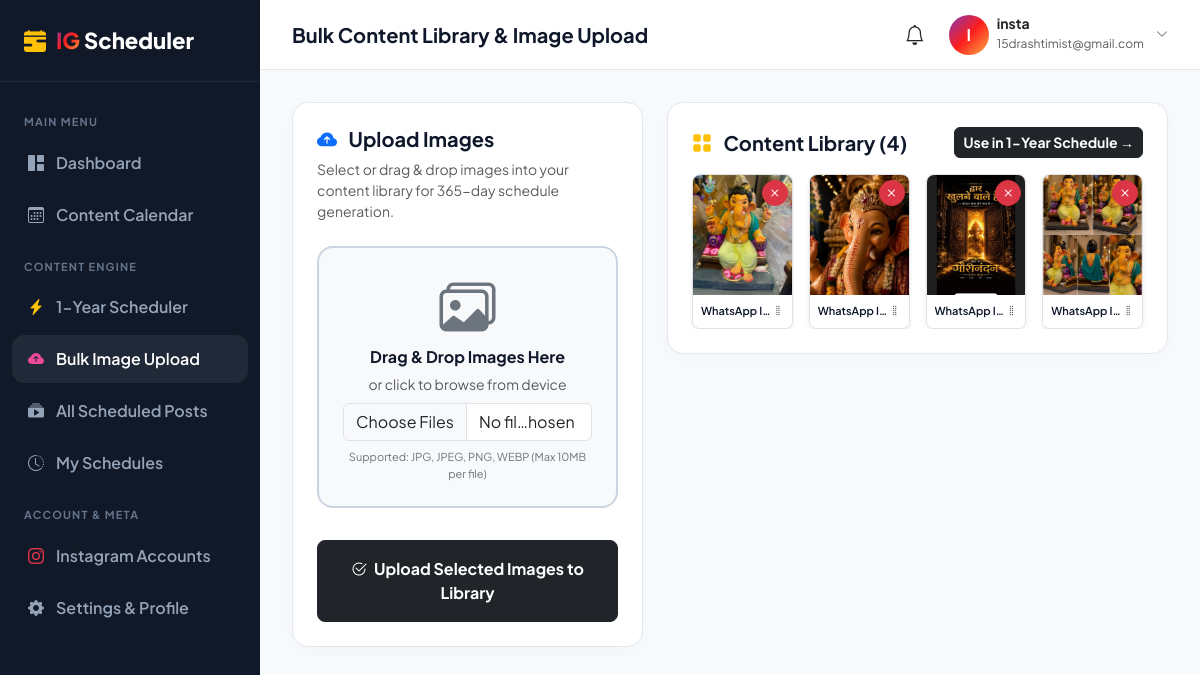
The page /posts/upload/ (signed in) on the database its author committed.
### scheduler/models.py (models this page shows, shortened)
class ContentItem(models.Model):
    STATUS_CHOICES = [
        ("draft", "Draft"),
        ("assigned", "Assigned"),
        ("scheduled", "Scheduled"),
    ]
    user = models.ForeignKey(User, on_delete=models.CASCADE, related_name="content_items")
    image = models.ImageField(upload_to="content_library/")
    title = models.CharField(max_length=255, blank=True)
    caption = models.TextField(blank=True)
    hashtags = models.TextField(blank=True)
    status = models.CharField(max_length=20, choices=STATUS_CHOICES, default="draft")
    created_at = models.DateTimeField(auto_now_add=True)
    updated_at = models.DateTimeField(auto_now=True)
    class Meta:
        ordering = ["-created_at"]

### scheduler/views.py (the view)
# urls.py: path("posts/upload/", views.bulk_upload, name="bulk_upload"),
@login_required(login_url="login")
def bulk_upload(request):
    if request.method == "POST":
        form = BulkUploadForm(request.POST, request.FILES)
        if form.is_valid():
            files = request.FILES.getlist("images")
            uploaded_count = 0
            for f in files:
                ContentItem.objects.create(
                    user=request.user,
                    image=f,
                    title=f.name,
                    status="draft"
                )
                uploaded_count += 1
            messages.success(request, f"Successfully uploaded {uploaded_count} images to your content library.")
            return redirect("bulk_upload")
    else:
        form = BulkUploadForm()
    user_images = ContentItem.objects.filter(user=request.user)
    return render(request, "posts/upload.html", {"form": form, "images": user_images})

### scheduler/forms.py
class BulkUploadForm(forms.Form):
    images = MultipleFileField(required=True)

### templates/posts/upload.html (shortened to what this page needs)
{% extends "base.html" %}
{% block page_header %}Bulk Content Library & Image Upload{% endblock %}
{% block content %}
<div class="row g-4">
    <div class="col-lg-5">
        <div class="card-custom p-4">
            <h5 class="fw-bold mb-2"><i class="bi bi-cloud-arrow-up-fill text-primary me-2"></i> Upload Images</h5>
            <p class="text-muted small mb-4">Select or drag & drop images into your content library for 365-day schedule generation.</p>
            <form method="POST" enctype="multipart/form-data" id="uploadForm">
                <div class="border border-2 border-dashed rounded-4 p-4 text-center bg-light mb-3" id="dropZone" style="border-color: #cbd5e1 !important; cursor: pointer; transition: all 0.2s ease;">
                    <i class="bi bi-images display-4 text-secondary mb-2 d-block"></i>
                    <h6 class="fw-bold m-0">Drag & Drop Images Here</h6>
                    <small class="text-muted d-block my-2">or click to browse from device</small>
                    {{ form.images }}
                    <small class="text-secondary d-block mt-2" style="font-size: 11px;">Supported: JPG, JPEG, PNG, WEBP (Max 10MB per file)</small>
                </div>
                <button type="submit" class="btn btn-dark w-100 py-3 fw-bold rounded-3">
                    <i class="bi bi-check2-circle me-1"></i> Upload Selected Images to Library
                </button>
            </form>
        </div>
    </div>
    <div class="col-lg-7">
        <div class="card-custom p-4">
            <div class="d-flex justify-content-between align-items-center mb-3">
                <h5 class="fw-bold m-0"><i class="bi bi-grid-fill text-warning me-2"></i> Content Library ({{ images.count }})</h5>
                <a href="{% url 'schedule_create' %}" class="btn btn-sm btn-dark fw-bold rounded-2">
                    Use in 1-Year Schedule &rarr;
                </a>
            </div>
            <div class="row g-3" style="max-height: 520px; overflow-y: auto;" id="libraryGrid">
                {% for img in images %}
                <div class="col-6 col-sm-4 col-md-3 library-item" draggable="true">
                    <div class="position-relative border rounded-3 overflow-hidden group shadow-sm bg-white">
                        <img src="{{ img.image.url }}" class="w-100" style="height: 120px; object-fit: cover;">
                        <div class="p-2 bg-white text-truncate small fw-semibold d-flex justify-content-between align-items-center" style="font-size: 11px;">
                            <span class="text-truncate">{{ img.title|truncatechars:14 }}</span>
                            <i class="bi bi-grip-vertical text-muted cursor-move" title="Drag to reorder"></i>
                        </div>
                        <form method="POST" action="{% url 'delete_content_item' img.id %}" class="position-absolute top-0 end-0 p-1">
                            <button type="submit" class="btn btn-sm btn-danger p-1 rounded-circle lh-1" onclick="return confirm('Delete this image?');" title="Remove image">
                                <i class="bi bi-x fs-6"></i>
                            </button>
                        </form>
                    </div>
                </div>
                {% empty %}
                <div class="col-12 text-center py-5 text-muted">
                    <i class="bi bi-images fs-1 d-block mb-2 text-secondary"></i>
                    No images uploaded yet. Upload images on the left to start building your 365-day queue.
                </div>
                {% endfor %}
            </div>
        </div>
    </div>
</div>
{% endblock %}

### templates/base.html (shortened to what this page needs)
<!DOCTYPE html>
<html lang="en">
<head>
    <link href="https://cdn.jsdelivr.net/npm/bootstrap@5.3.3/dist/css/bootstrap.min.css" rel="stylesheet">
    <link rel="stylesheet" href="https://cdn.jsdelivr.net/npm/bootstrap-icons@1.11.3/font/bootstrap-icons.min.css">
</head>
<body>
    <aside class="app-sidebar" id="appSidebar">
        <a href="{% url 'dashboard' %}" class="sidebar-brand">
            <i class="bi bi-calendar-range-fill text-warning"></i>
            <div><span>IG</span> Scheduler</div>
        </a>
        <ul class="sidebar-menu">
            <li class="menu-header">Main Menu</li>
            <li>
                <a href="{% url 'dashboard' %}" class="sidebar-link {% if request.resolver_match.url_name == 'dashboard' %}active{% endif %}">
                    <i class="bi bi-grid-1x2-fill"></i> Dashboard
                </a>
            </li>
            <li>
                <a href="{% url 'calendar' %}" class="sidebar-link {% if request.resolver_match.url_name == 'calendar' %}active{% endif %}">
                    <i class="bi bi-calendar3"></i> Content Calendar
                </a>
            </li>
            <li class="menu-header">Content Engine</li>
            <li>
                <a href="{% url 'schedule_create' %}" class="sidebar-link {% if request.resolver_match.url_name == 'schedule_create' %}active{% endif %}">
                    <i class="bi bi-lightning-charge-fill text-warning"></i> 1-Year Scheduler
                </a>
            </li>
            <li>
                <a href="{% url 'bulk_upload' %}" class="sidebar-link {% if request.resolver_match.url_name == 'bulk_upload' %}active{% endif %}">
                    <i class="bi bi-cloud-arrow-up-fill"></i> Bulk Image Upload
                </a>
            </li>
            <li>
                <a href="{% url 'posts_list' %}" class="sidebar-link {% if request.resolver_match.url_name == 'posts_list' %}active{% endif %}">
                    <i class="bi bi-collection-play-fill"></i> All Scheduled Posts
                </a>
            </li>
            <li>
                <a href="{% url 'schedule_list' %}" class="sidebar-link {% if request.resolver_match.url_name == 'schedule_list' %}active{% endif %}">
                    <i class="bi bi-clock-history"></i> My Schedules
                </a>
            </li>
            <li class="menu-header">Account & Meta</li>
            <li>
                <a href="{% url 'instagram_accounts' %}" class="sidebar-link {% if request.resolver_match.url_name == 'instagram_accounts' %}active{% endif %}">
                    <i class="bi bi-instagram text-danger"></i> Instagram Accounts
                </a>
            </li>
            <li>
                <a href="{% url 'settings' %}" class="sidebar-link {% if request.resolver_match.url_name == 'settings' %}active{% endif %}">
                    <i class="bi bi-gear-fill"></i> Settings & Profile
                </a>
            </li>
        </ul>
    </aside>
    <div class="app-main">
        <header class="app-topbar">
            <div class="d-flex align-items-center gap-3">
                <h5 class="m-0 fw-bold">{% block page_header %}Dashboard{% endblock %}</h5>
            </div>
            <div class="d-flex align-items-center gap-4">
                <div class="dropdown">
                    <a href="#" class="position-relative text-dark fs-5" data-bs-toggle="dropdown">
                        <i class="bi bi-bell"></i>
                    </a>
                </div>
                <div class="dropdown">
                    <a href="#" class="d-flex align-items-center gap-2 text-decoration-none text-dark" data-bs-toggle="dropdown">
                        <div class="user-avatar">
                            {{ user.username|slice:":1"|upper }}
                        </div>
                        <div class="d-none d-md-block text-start">
                            <div class="fw-bold lh-1" style="font-size: 14px;">{{ user.username }}</div>
                            <small class="text-muted" style="font-size: 12px;">{{ user.email }}</small>
                        </div>
                        <i class="bi bi-chevron-down text-muted ms-1" style="font-size: 12px;"></i>
                    </a>
                </div>
            </div>
        </header>
        <main class="content-container">
            {% block content %}{% endblock %}
        </main>
    </div>
</body>
</html>

### templates/base.html (style rules this page uses)
:root { --sidebar-width: 260px; --primary-gradient: linear-gradient(135deg, #833ab4, #fd1d1d, #fcb045); --dark-bg: #111827; --dark-card: #1f2937; }
body { font-family: 'Plus Jakarta Sans', sans-serif; background-color: #f8fafc; color: #0f172a; min-height: 100vh; }
.app-sidebar { width: var(--sidebar-width); height: 100vh; position: fixed; top: 0; left: 0; background-color: var(--dark-bg); color: #94a3b8; z-index: 1030; transition: all 0.3s ease; overflow-y: auto; }
.sidebar-brand { padding: 24px; font-size: 22px; font-weight: 800; color: #ffffff; border-bottom: 1px solid #1e293b; display: flex; align-items: center; gap: 10px; text-decoration: none; }
.sidebar-brand span { background: var(--primary-gradient); -webkit-background-clip: text; -webkit-text-fill-color: transparent; }
.sidebar-menu { padding: 16px 12px; list-style: none; margin: 0; }
.menu-header { font-size: 11px; text-transform: uppercase; letter-spacing: 1.2px; color: #64748b; font-weight: 700; padding: 16px 12px 8px; }
.sidebar-link { display: flex; align-items: center; gap: 12px; padding: 12px 16px; color: #94a3b8; text-decoration: none; font-weight: 600; border-radius: 12px; transition: all 0.2s ease; margin-bottom: 4px; }
.sidebar-link:hover, .sidebar-link.active { background-color: var(--dark-card); color: #ffffff; }
.sidebar-link.active i { color: #ec4899; }
.app-main { margin-left: var(--sidebar-width); min-height: 100vh; display: flex; flex-direction: column; transition: all 0.3s ease; }
.app-topbar { height: 70px; background: #ffffff; border-bottom: 1px solid #e2e8f0; padding: 0 32px; display: flex; align-items: center; justify-content: space-between; position: sticky; top: 0; z-index: 1020; }
.user-avatar { width: 40px; height: 40px; border-radius: 50%; background: var(--primary-gradient); color: white; display: flex; align-items: center; justify-content: center; font-weight: 700; }
.content-container { padding: 32px; flex: 1; }
.card-custom { background: #ffffff; border-radius: 16px; border: 1px solid #e2e8f0; box-shadow: 0 4px 20px rgba(0,0,0,0.03); transition: all 0.2s ease; }

### rows shown on the page
ContentItem: image (picture), title "WhatsApp I…"
ContentItem: image (picture), title "WhatsApp I…"
ContentItem: image (picture), title "WhatsApp I…"
ContentItem: image (picture), title "WhatsApp I…"

### other values the page prints
{{ user.username|slice:":1"|upper }} "I"
{{ user.username }} "insta"
{{ user.email }} "15drashtimist@gmail.com"
{{ images.count }} "4"
